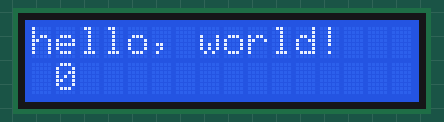
Recording of a sketch running on a simulated Arduino Uno, built with avr-gcc and run on an emulated ATmega328P. Shown: 16×2 character LCD.

Above: at 0.1 s.
At 4.1 s:
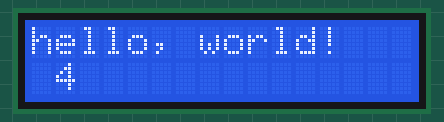
At 9.1 s:
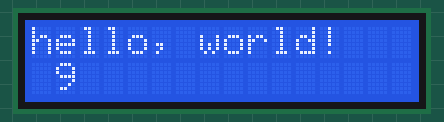
At 19.1 s:
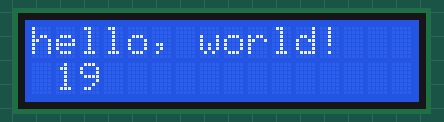
At 29.1 s:
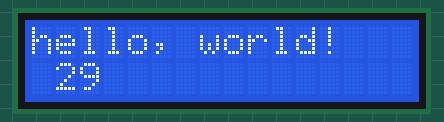
At 39.1 s:
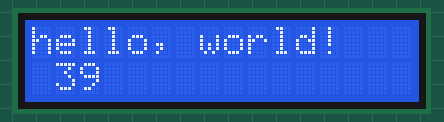

Measured:
- what the display in image 1 shows lasts 1.0 s, from 4.0 s to 5.0 s

The sketch:

4bitlcd_with_customchars.ino
```cpp
/*
 * This Program makes use of the 4bit mode
 * in an LCD to display characters
 * LCD connections are based on
 * the parameters of the LiquidCrystal object
 *
 * You can make upto 8 custom characters on a 16x2 display and starting from 0 to 7
 * https://maxpromer.github.io/LCD-Character-Creator/
 * you can use this visualize your character and it also gives you a neat code to print the custom character
 *
 * https://www.tinkercad.com/things/azQprrIQxR7
 * Link to Simulation on TinkerCAD.
 * Try experimenting around with the code.
 *
 * created by Vakesan M
 * on 08 Aug 2020
 */
#include <LiquidCrystal.h>

// Create an LCD object. Parameters: (RS, E, D4, D5, D6, D7):
LiquidCrystal lcd(4, 3, 9, 8, 7, 6);

//uncomment to use the smiley character
/*byte smiley[8] = {
  B00000,
  B10001,
  B00000,
  B00000,
  B10001,
  B01110,
  B00000,
};*/

void setup() {
  // set up the LCD's number of columns and rows:
  lcd.begin(16, 2); //put (20, 4) for 20x4 Displays
  // Print a message to the LCD.
  lcd.print("hello, world!");

  //lcd.createChar(0, smiley);
  //lcd.setCursor(0, 1);          //uncomment to create and use custom characters
  //lcd.write(byte(0));
  //delay(1000);
}

void loop() {
  // set the cursor to column 0, line 1
  // (note: line 1 is the second row, since counting begins with 0):
  lcd.setCursor(1, 1);
  // print the number of seconds since reset:
  lcd.print(millis() / 1000);
}
```
